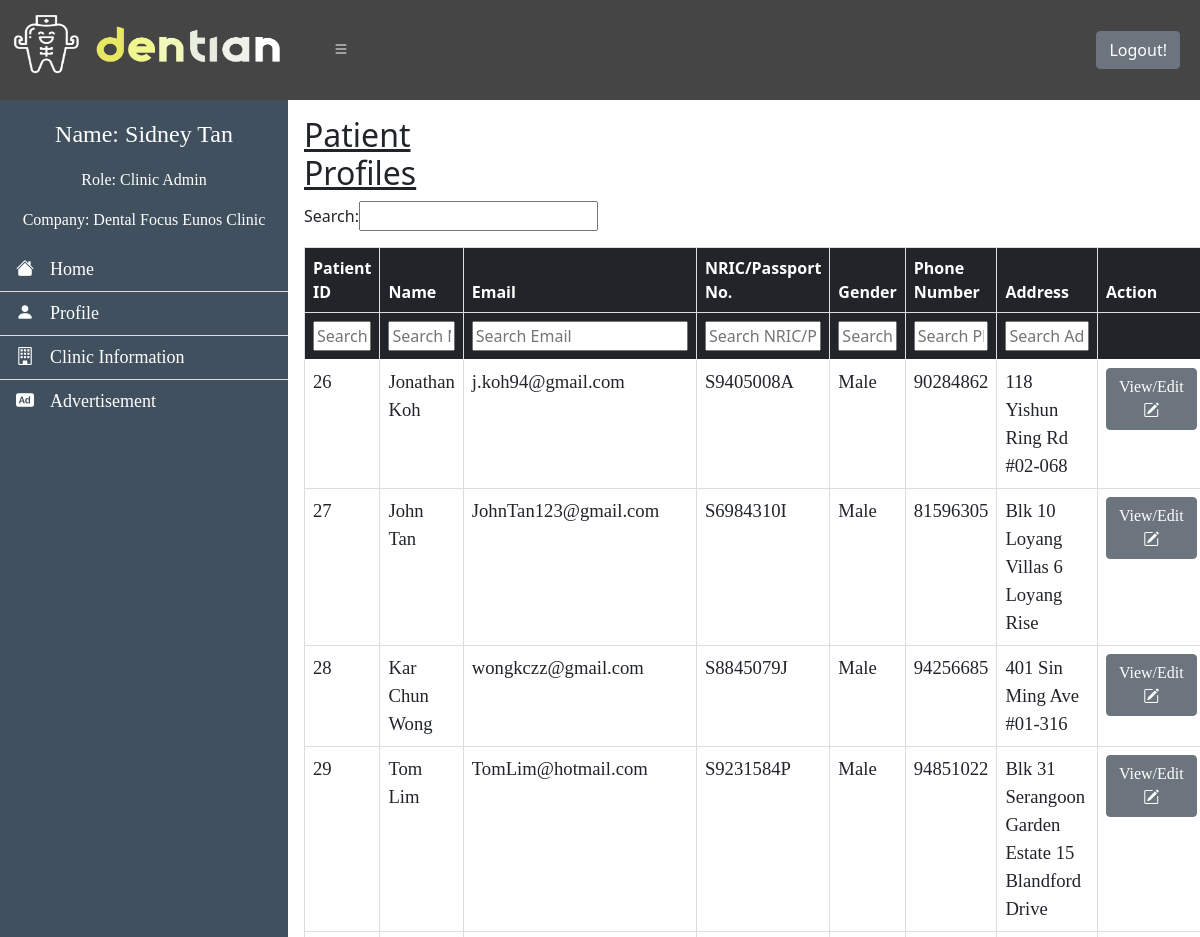
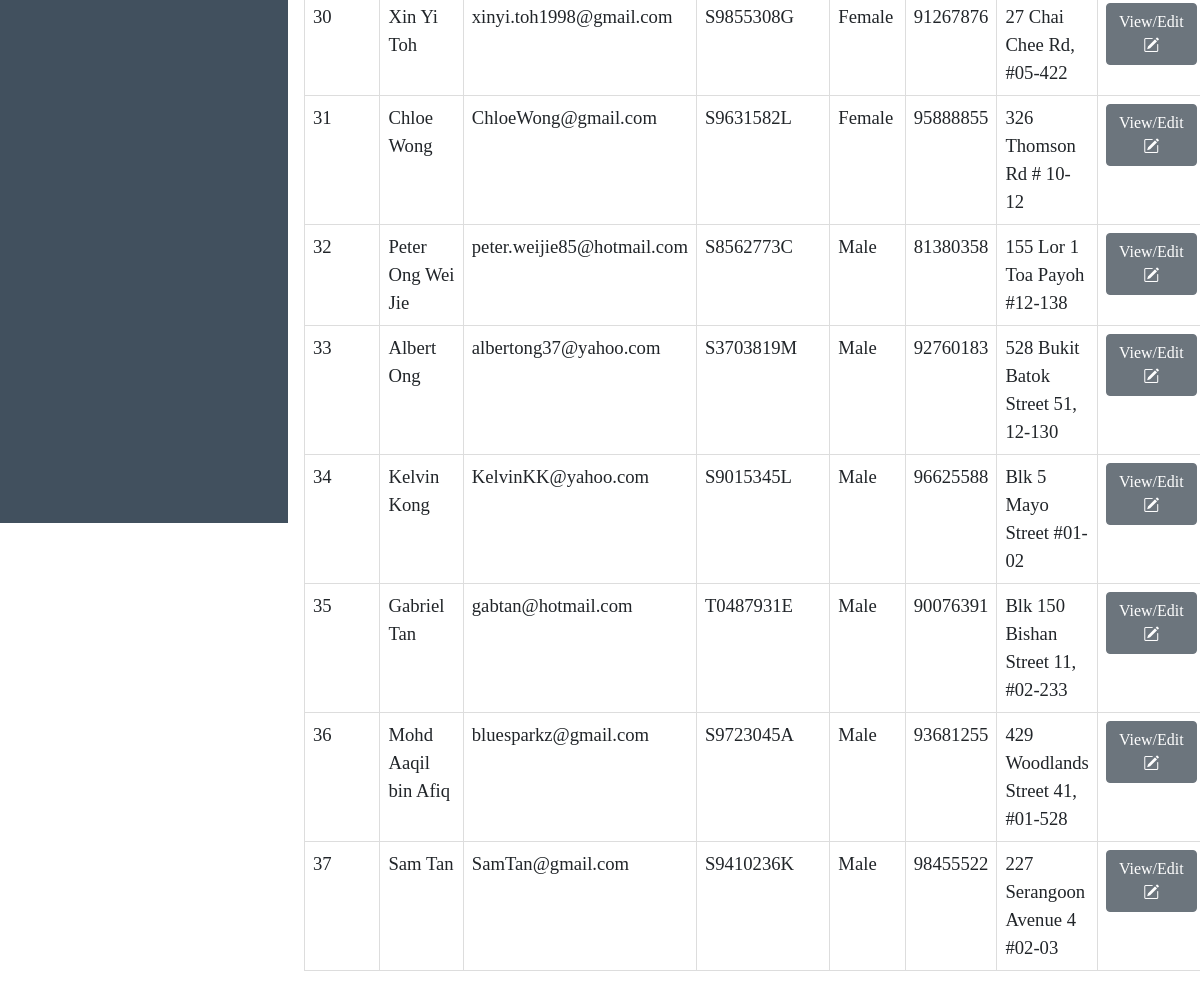
The app's page /ViewPatientProfile.php (signed in) with its own data (2 pictures, top to bottom).
### tables this page shows
CREATE TABLE `wixPatients` (
  `_id` varchar(50) NOT NULL,
  `_createdDate` timestamp NULL DEFAULT CURRENT_TIMESTAMP,
  `_updatedDate` timestamp NULL DEFAULT CURRENT_TIMESTAMP,
  `_owner` varchar(50) DEFAULT NULL,
  `Patient_ID` int NOT NULL,
  `First_Name` varchar(30) NOT NULL,
  `Last_Name` varchar(30) NOT NULL,
  `NRIC_PNum` varchar(9) NOT NULL,
  `Gender` varchar(6) NOT NULL,
  `Birth_Date` date DEFAULT NULL,
  `Address` varchar(100) NOT NULL,
  `postal_code` int NOT NULL,
  `Nationality` varchar(50) NOT NULL,
  `Phone_Num` int NOT NULL,
  `Email` varchar(100) NOT NULL,
  `Marital_Status` varchar(20) NOT NULL,
  `Occupation` varchar(50) NOT NULL,
  `Smoker` varchar(3) NOT NULL,
  `Allergies` varchar(200) DEFAULT NULL,
  `Long_term_med` varchar(200) DEFAULT NULL,
  `Existing_Med_Conds` varchar(200) DEFAULT NULL,
  `Referred_by_clinic` varchar(200) DEFAULT NULL,
  `Referred_memo` varchar(200) DEFAULT NULL,
  `Emer_Name` varchar(50) NOT NULL,
  `Emer_Contact` int NOT NULL,
  `Emer_relation` varchar(20) NOT NULL,
  `Subsidies` varchar(3) NOT NULL
);

### Receptionist.php (called while the page is built, shortened)
<?php
$db = new DB_Connect();
if (!isset($_SESSION['Role']) && empty($_SESSION['Role'])) {
    header("Location: index.php");
    exit();
} else {
    if ($path == "ViewPatientProfile" || $path == "SuperAdmin") {
        if (!isset($_SESSION['patientprof']) && empty($_SESSION['patientprof'])) {
            $stmt = $db->connectWix()->prepare("SELECT * FROM wixPatients");
            $stmt->execute();
            if ($stmt->rowCount() > 0) {
                $recept_patients_profile = $stmt->fetchAll(PDO::FETCH_ASSOC);
            }
        } else {
            $recept_patients_profile =  $_SESSION['patientprof'];
        }
    }
}
?>

### db_connection.php (called while the page is built, shortened)
<?php
class DB_Connect
{
    public function connectWix()
    {
        try {
            $ghost = "34.87.94.119";
            $gdb = "wixDatabase";
            $gusername = "root";
            $gpassword = "r00tD3ntian@22";
            $conn = new PDO('mysql:host=' . $ghost . '; charset=utf8mb4;dbname=' . $gdb, $gusername, $gpassword);
            return $conn;
        } catch (PDOException $e) {
            print "Error: " . $e->getMessage() . "<br>";
            die();
        }
    }
}
?>

### ViewPatientProfile.php (the view, shortened to what this page needs)
<?php
$path = basename($_SERVER['PHP_SELF'], ".php");
include 'db_connection.php';
include 'Navbar.php';
include 'Receptionist.php';
?>
<html>
<head>
    <link rel="stylesheet" href="https://cdn.jsdelivr.net/npm/bootstrap-icons@1.8.1/font/bootstrap-icons.css">
    <link href="https://cdn.jsdelivr.net/npm/bootstrap@5.0.2/dist/css/bootstrap.min.css" rel="stylesheet">
    <link rel="stylesheet" href="https://cdn.jsdelivr.net/npm/bootstrap-icons@1.8.1/font/bootstrap-icons.css">
</head>
<body>
    <div id="content-wrapper" class="content-wrapper">
        <div class="w-100 p-3">
            <div class="row g-3">
                <div class="col-2">
                    <h2><u>Patient Profiles</u></h2>
                </div>
            </div>
            <table class="table table-hover ps-1 mt-3" id="searchTable">
                <thead class="table-dark">
                    <tr>
                        <th scope="col" style="width: 100px">Patient ID</th>
                        <th scope="col">Name</th>
                        <th scope="col" style="width: 400px">Email</th>
                        <th scope="col" style="width: 180px">NRIC/Passport No.</th>
                        <th scope="col" style="width: 100px">Gender</th>
                        <th scope="col" style="width: 180px">Phone Number</th>
                        <th scope="col">Address</th>
                        <th scope="col" style="width: 180px">Action</th>
                    </tr>
                </thead>
                <tbody>
                    <?php
                    if (isset($recept_patients_profile)) {
                        foreach ($recept_patients_profile as $patients) {
                            echo
                            '<tr>' .
                                '<td scope="row">' . $patients['Patient_ID'] . '</td>' .
                                '<td>' . $patients['First_Name'] . ' ' . $patients['Last_Name'] . '</td>' .
                                '<td>' . $patients['Email'] . '</td>' .
                                '<td>' . $patients['NRIC_PNum'] . '</td>' .
                                '<td>' . $patients['Gender'] . '</td>' .
                                '<td>' . $patients['Phone_Num'] . '</td>' .
                                '<td>' . $patients['Address'] . '</td>' .
                                '<td><button type="button" class="btn btn-secondary editViewPatientProfileBtn">View/Edit <i class="bi bi-pencil-square"></i></button></td>' .
                                '</tr>';
                        }
                    } else {
                        echo
                        '<tr>' .
                            '<td colspan="9"><b>No patient profiles.</b></td>' .
                            '</tr>';
                    }
                    ?>
                </tbody>
            </table>
        </div>
    </div>
</body>
</html>

### Navbar.php (style rules this page uses)
body { background-image: url('img/AdminBackground.png'); background-repeat: no-repeat; background-attachment: fixed; background-size: cover; }
@media (min-width:769px) { #content-wrapper { transition: all 0.3s ease; } }

### ViewPatientProfile.php (style rules this page uses)
p, td { font-family: garamond; font-size: 14pt; }
td, th { border: 1px solid #ddd; }
table { width: 50%; background-color: white; text-align: left; }
body { background-image: url('img/AdminBackground.png'); background-repeat: no-repeat; background-attachment: fixed; background-size: cover; }
.content-wrapper { transition: all 0.3s ease; margin-left: 288px; }

### records on screen
wixpatients: Patient_ID "31", First_Name "Chloe", Last_Name "Wong", Email "ChloeWong@gmail.com", NRIC_PNum "S9631582L", Gender "Female", Phone_Num "95888855", Address "326 Thomson Rd # 10-12"
wixpatients: Patient_ID "26", First_Name "Jonathan", Last_Name "Koh", Email "j.koh94@gmail.com", NRIC_PNum "S9405008A", Gender "Male", Phone_Num "90284862", Address "118 Yishun Ring Rd #02-068"
wixpatients: Patient_ID "28", First_Name "Kar Chun", Last_Name "Wong", Email "wongkczz@gmail.com", NRIC_PNum "S8845079J", Gender "Male", Phone_Num "94256685", Address "401 Sin Ming Ave #01-316"
wixpatients: Patient_ID "30", First_Name "Xin Yi", Last_Name "Toh", Email "xinyi.toh1998@gmail.com", NRIC_PNum "S9855308G", Gender "Female", Phone_Num "91267876", Address "27 Chai Chee Rd, #05-422"
wixpatients: Patient_ID "35", First_Name "Gabriel", Last_Name "Tan", Email "gabtan@hotmail.com", NRIC_PNum "T0487931E", Gender "Male", Phone_Num "90076391", Address "Blk 150 Bishan Street 11, #02-233"
wixpatients: Patient_ID "32", First_Name "Peter", Last_Name "Ong Wei Jie", Email "peter.weijie85@hotmail.com", NRIC_PNum "S8562773C", Gender "Male", Phone_Num "81380358", Address "155 Lor 1 Toa Payoh #12-138"
wixpatients: Patient_ID "33", First_Name "Albert", Last_Name "Ong", Email "albertong37@yahoo.com", NRIC_PNum "S3703819M", Gender "Male", Phone_Num "92760183", Address "528 Bukit Batok Street 51, 12-130"
wixpatients: Patient_ID "27", First_Name "John", Last_Name "Tan", Email "JohnTan123@gmail.com", NRIC_PNum "S6984310I", Gender "Male", Phone_Num "81596305", Address "Blk 10 Loyang Villas 6 Loyang Rise"
wixpatients: Patient_ID "34", First_Name "Kelvin", Last_Name "Kong", Email "KelvinKK@yahoo.com", NRIC_PNum "S9015345L", Gender "Male", Phone_Num "96625588", Address "Blk 5 Mayo Street #01-02"
wixpatients: Patient_ID "37", First_Name "Sam", Last_Name "Tan", Email "SamTan@gmail.com", NRIC_PNum "S9410236K", Gender "Male", Phone_Num "98455522", Address "227 Serangoon Avenue 4 #02-03"
wixpatients: Patient_ID "36", First_Name "Mohd Aaqil", Last_Name "bin Afiq", Email "bluesparkz@gmail.com", NRIC_PNum "S9723045A", Gender "Male", Phone_Num "93681255", Address "429 Woodlands Street 41, #01-528"
wixpatients: Patient_ID "29", First_Name "Tom", Last_Name "Lim", Email "TomLim@hotmail.com", NRIC_PNum "S9231584P", Gender "Male", Phone_Num "94851022", Address "Blk 31 Serangoon Garden Estate 15 Blandford Drive"

### other values on screen
$_SESSION['Name'] "Sidney Tan"
$_SESSION['Role'] "Clinic Admin"
$_SESSION['Company'] "Dental Focus Eunos Clinic"
